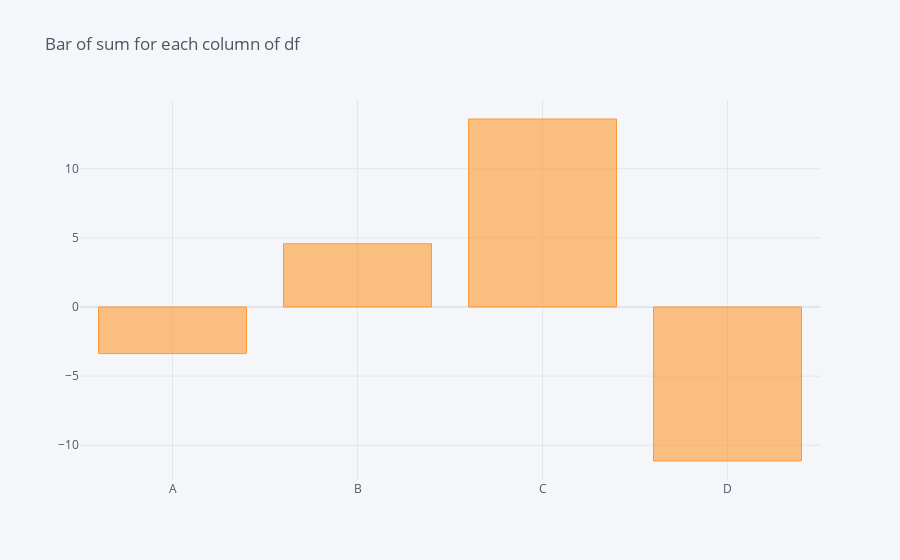

Here is the notebook cell this chart was saved with:
### Code cell
df.sum().iplot(kind='bar',title='Bar of sum for each column of df')

### Figure 1 — Plotly figure (JSON) as saved in the notebook; plotly's stock layout.template omitted (floating-point values rounded to 4 significant figures)
{"data": [{"marker": {"color": "rgba(255, 153, 51, 0.6)", "line": {"color": "rgba(255, 153, 51, 1.0)", "width": 1}}, "name": "None", "orientation": "v", "text": "", "type": "bar", "x": ["A", "B", "C", "D"], "y": [-3.372, 4.578, 13.6, -11.14]}], "layout": {"legend": {"bgcolor": "#F5F6F9", "font": {"color": "#4D5663"}}, "paper_bgcolor": "#F5F6F9", "plot_bgcolor": "#F5F6F9", "title": {"font": {"color": "#4D5663"}, "text": "Bar of sum for each column of df"}, "xaxis": {"gridcolor": "#E1E5ED", "showgrid": true, "tickfont": {"color": "#4D5663"}, "title": {"font": {"color": "#4D5663"}, "text": ""}, "zerolinecolor": "#E1E5ED"}, "yaxis": {"gridcolor": "#E1E5ED", "showgrid": true, "tickfont": {"color": "#4D5663"}, "title": {"font": {"color": "#4D5663"}, "text": ""}, "zerolinecolor": "#E1E5ED"}}}
